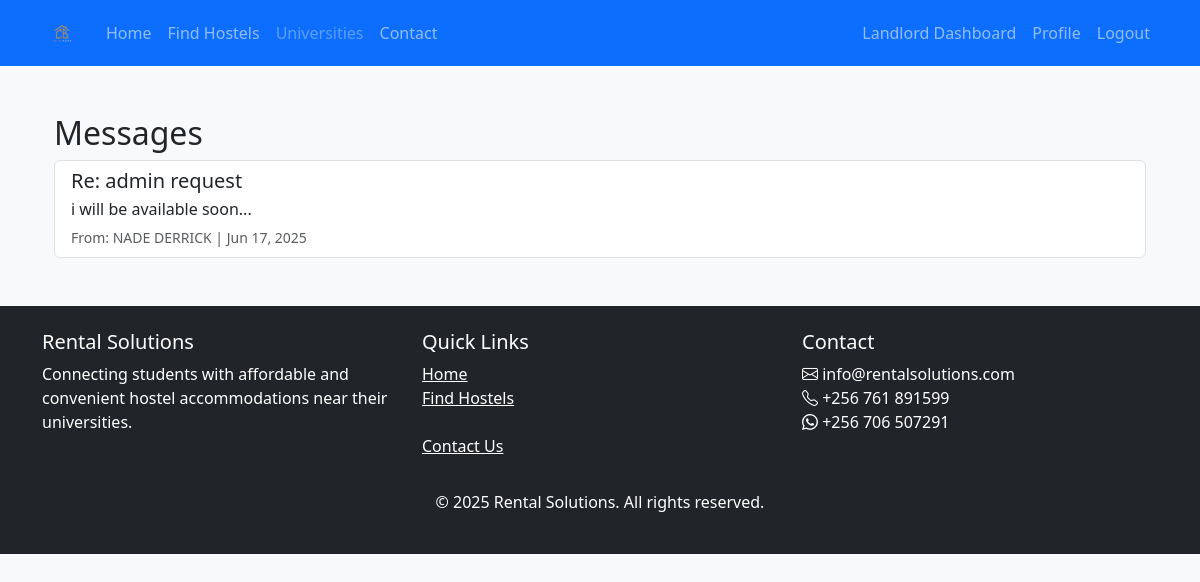
/l_messages.php (signed in), run on the app's committed database.
### tables this page shows
CREATE TABLE `messages` (
  `message_id` int(11) NOT NULL,
  `sender_id` int(11) NOT NULL,
  `receiver_id` int(11) NOT NULL,
  `subject` varchar(255) NOT NULL,
  `message` text NOT NULL,
  `is_read` tinyint(1) DEFAULT 0,
  `created_at` timestamp NOT NULL DEFAULT current_timestamp()
);

CREATE TABLE `users` (
  `user_id` int(11) NOT NULL,
  `username` varchar(50) NOT NULL,
  `email` varchar(100) NOT NULL,
  `password` varchar(255) NOT NULL,
  `user_type` enum('student','landlord','admin') NOT NULL,
  `full_name` varchar(100) NOT NULL,
  `phone` varchar(20) NOT NULL,
  `university` varchar(100) DEFAULT NULL,
  `profile_pic` varchar(255) DEFAULT NULL,
  `verified` tinyint(1) DEFAULT 0,
  `created_at` timestamp NOT NULL DEFAULT current_timestamp(),
  `updated_at` timestamp NOT NULL DEFAULT current_timestamp() ON UPDATE current_timestamp(),
  `must_reset_password` tinyint(1) NOT NULL DEFAULT 0
);

### functions.php (called while the page is built, shortened)
<?php
function time_ago($timestamp) {
    $time_diff = time() - strtotime($timestamp);
    if ($time_diff < 60) {
        return "just now";
    } elseif ($time_diff < 3600) {
        $minutes = floor($time_diff / 60);
        return "$minutes minute" . ($minutes > 1 ? "s" : "") . " ago";
    } elseif ($time_diff < 86400) {
        $hours = floor($time_diff / 3600);
        return "$hours hour" . ($hours > 1 ? "s" : "") . " ago";
    } elseif ($time_diff < 2592000) {
        $days = floor($time_diff / 86400);
        return "$days day" . ($days > 1 ? "s" : "") . " ago";
    } else {
        return date("M j, Y", strtotime($timestamp));
    }
}
?>

### l_messages.php (the view, shortened to what this page needs)
<?php
require_once __DIR__ . '/header.php';
global $conn;
$landlord_id = $_SESSION['user_id'];
$messages_query = "SELECT m.*, s.full_name as sender_name
                   FROM messages m
                   JOIN users s ON m.sender_id = s.user_id
                   WHERE m.receiver_id = ?
                   ORDER BY m.created_at DESC";
$stmt = $conn->prepare($messages_query);
$stmt->bind_param("i", $landlord_id);
$stmt->execute();
$messages = $stmt->get_result()->fetch_all(MYSQLI_ASSOC);
?>
<div class="container mt-5">
    <h2>Messages</h2>
    <?php if (empty($messages)): ?>
        <div class="alert alert-info">You have no messages.</div>
    <?php else: ?>
        <div class="list-group">
            <?php foreach ($messages as $message): ?>
                <a href="view_message.php?id=<?php echo $message['message_id']; ?>" class="list-group-item list-group-item-action">
                    <h5 class="mb-1"><?php echo htmlspecialchars($message['subject']); ?></h5>
                    <p class="mb-1"><?php echo substr(htmlspecialchars($message['message']), 0, 50); ?>...</p>
                    <small class="text-muted">From: <?php echo htmlspecialchars($message['sender_name']); ?> | <?php echo time_ago($message['created_at']); ?></small>
                </a>
            <?php endforeach; ?>
        </div>
    <?php endif; ?>
</div>
<?php require_once __DIR__ . '/footer.php'; ?>

### style.css (style rules this page uses)
body { font-family: 'Segoe UI', Tahoma, Geneva, Verdana, sans-serif; background-color: #f8f9fa; }

### data on the page
messages: subject "Re: admin request", message "i will be available soon", sender.full_name "NADE DERRICK", created_at "Jun 17, 2025"
